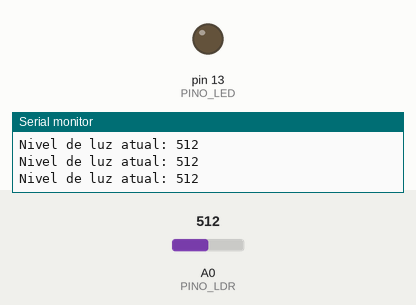
Bench run of a sketch on a simulated Arduino Uno, built with avr-gcc and run on an emulated ATmega328P. On the bench: output pins drawn as LEDs (lit = HIGH), the last lines printed to the serial monitor. The inputs (shaded band) are chosen by the test bench; at power-on: A0 (PINO_LDR) = 512.

Above: at 1.2 s.
1.3 s: A0 (PINO_LDR) set to 311
2.8 s: A0 (PINO_LDR) set to 289
At 3.4 s:
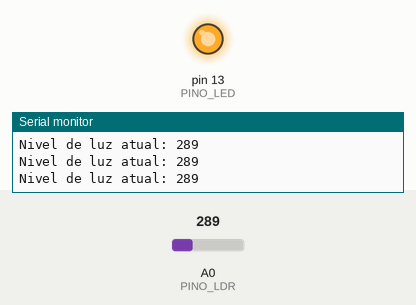
4.3 s: A0 (PINO_LDR) set to 306
At 4.8 s:
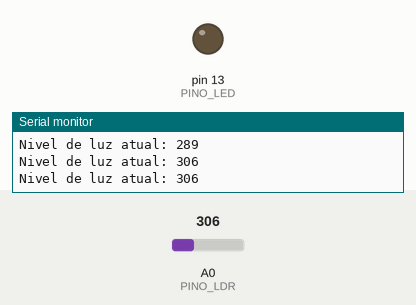
5.9 s: A0 (PINO_LDR) set to 290
At 7.3 s:
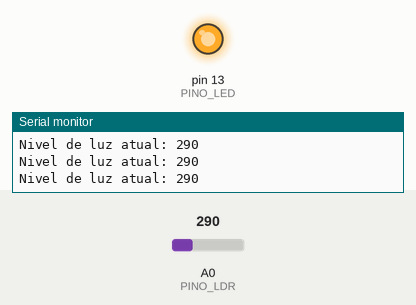
Timing chart, 0 to 8.5 s (numbered marks = the images above; inputs shaded):
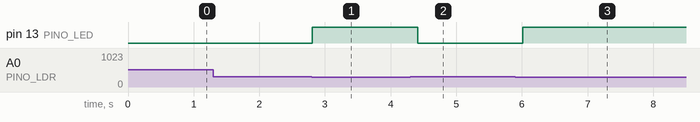

The sketch:

Led_Sensor_Luminosidade.ino
```cpp
// =====================================================================
// PROJETO: LUZ AUTOMÁTICA COM SENSOR DE LUMINOSIDADE (LDR)
// =====================================================================

#define PINO_LDR A0    // O sensor de luz DEVE ser ligado em um pino analógico
#define PINO_LED 13    // O LED que vai acender no escuro

// Essa é a variável mais importante do código!
// Ela define a "linha de corte" entre o claro e o escuro.
// Você precisará ajustar esse número baseando-se no Monitor Serial.
int limiteLuz = 300;

void setup() {
  pinMode(PINO_LED, OUTPUT);

  // Pinos analógicos não precisam obrigatoriamente do pinMode,
  // mas colocar aqui ajuda a lembrar quem é ENTRADA e quem é SAÍDA.
  pinMode(PINO_LDR, INPUT);

  // Inicia a comunicação com o computador para vermos os números
  Serial.begin(9600);
}

void loop() {
  // 1. LER O SENSOR
  // O LDR vai retornar um valor entre 0 e 1023
  int leituraLuz = analogRead(PINO_LDR);

  // 2. MOSTRAR NO MONITOR SERIAL (Para Calibragem)
  Serial.print("Nivel de luz atual: ");
  Serial.println(leituraLuz);

  // 3. A LÓGICA DE DECISÃO
  // Se a luz medida for MENOR que o nosso limite, significa que escureceu
  if (leituraLuz < limiteLuz) {
    digitalWrite(PINO_LED, HIGH); // Acende a luz
  }
  else {
    digitalWrite(PINO_LED, LOW);  // Apaga a luz
  }

  // Uma pequena pausa para os números não passarem voando na tela
  delay(200);
}
```

Measured:
- the behaviour switches between 300 and 299 on A0 (PINO_LDR) (found by bisection; images 0 and 1)
- after the input at 2.8 s, pin 13 (PINO_LED): LOW → HIGH at once
- after the input at 4.3 s, pin 13 (PINO_LED): HIGH → LOW after 0.11 s
- after the input at 5.9 s, pin 13 (PINO_LED): LOW → HIGH after 0.11 s
